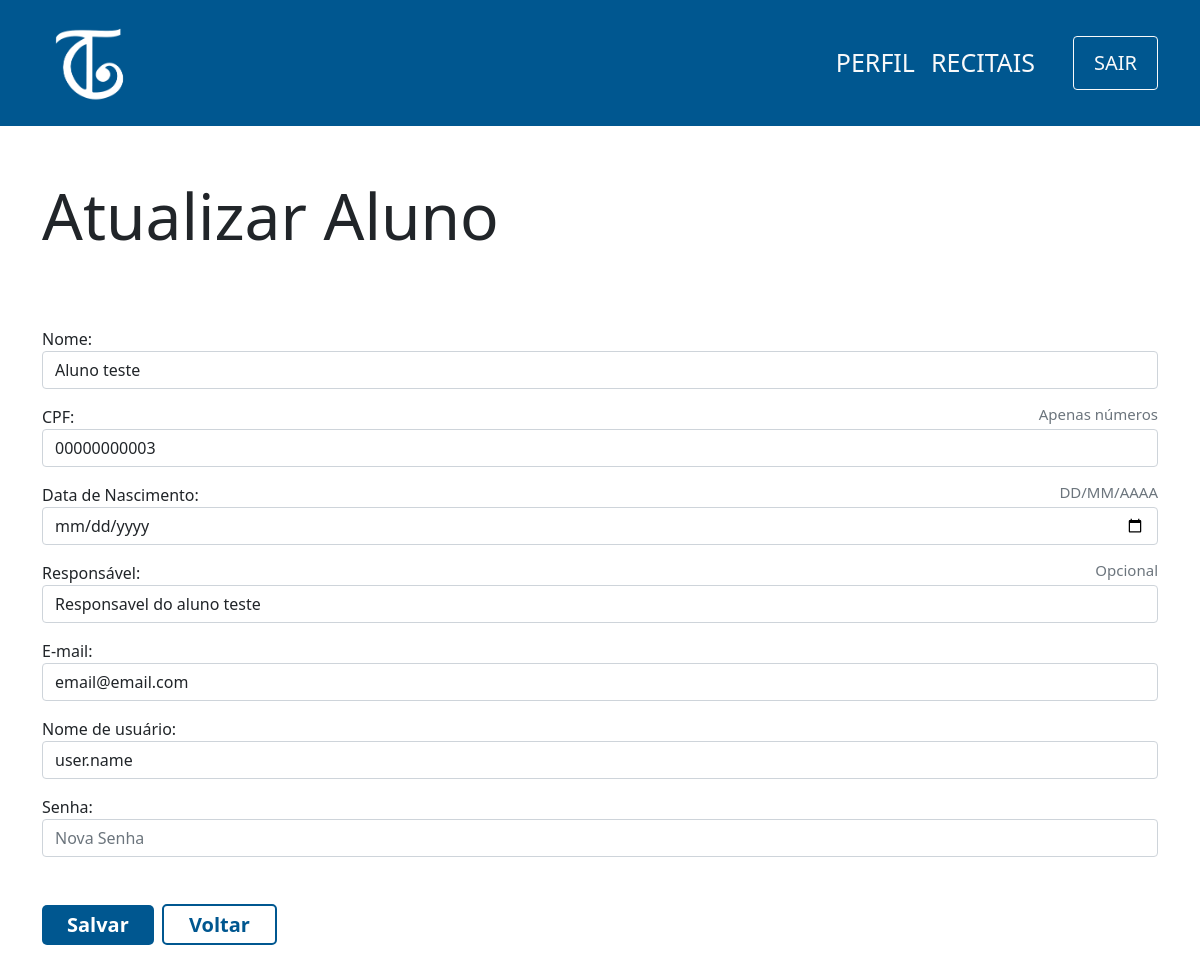
Page /view/aluno/edit.php?id=2 on the earlier database version.
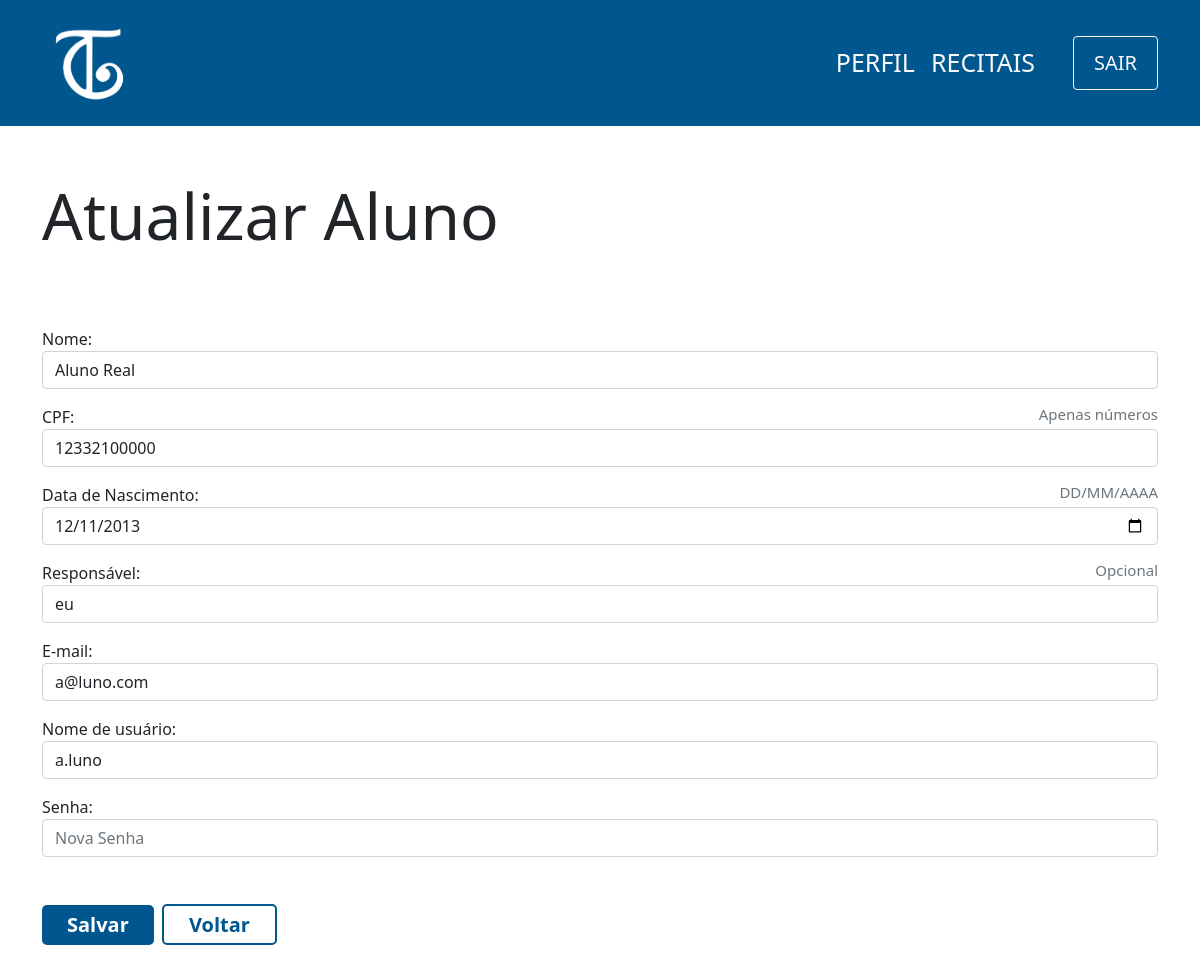
Same page on the later database version.
### tables this page shows
CREATE TABLE aluno(
                id INTEGER PRIMARY KEY,
                cpf varchar(11) not null,
                nome varchar(100) not null,
                username varchar(100) not null,
                responsavel varchar(100),
                data_nasc date not null,
                senha varchar(100) not null,
                email varchar(100) not null                    
            );

### controller/aluno/edit.php (called while the page is built)
<?php
    require '../../db/connection.php';
    if(isset($_GET['id'])){
        $id = $_GET['id'];
        try {
            $sql=$db->prepare('SELECT * FROM aluno WHERE id=:id');
            $sql->bindParam(':id',$id);
            $sql->execute();
            $aluno=$sql->fetch();
        } catch (PDOException $e) {
            echo 'Erro ao executar comando no banco de dados: ' . $e->getMessage();
            exit();
        }
    } else {
        header('Location:../../view/aluno/index.php');
    }
?>

### view/aluno/edit.php (the view, shortened to what this page needs)
<?php
    include '../../layouts/navbar.php';
    include '../../controller/aluno/edit.php';
?>
<div class="container">
    <div class="row mt-5">
        <h1 class="mt-1 display-3">Atualizar Aluno</h1>
        <form class="mt-5" action="../../controller/aluno/update.php" method="POST">
            <?php
            echo '
                <div class="form-group mt-3">
                    <label for="nome">Nome: </label>
                    <input type="text" class="form-control" id="nome" name="nome" value="'.$aluno['nome'].'" required placeholder="Nome do Aluno">
                </div>
                <div class="form-group mt-3">
                <label for="cpf" class="d-flex justify-content-between">
                    <span>CPF:</span>
                    <span class="text-muted display-3" style="font-size:15px;">Apenas números</span>
                    </label>
                    <input type="text" class="form-control" id="cpf" name="cpf" minlength="11" maxlength="11" value="'.$aluno['cpf'].'" required placeholder="00000000000">
                </div>
                <div class="form-group mt-3">
                    <label for="dataNasc" class="d-flex justify-content-between">
                    <span>Data de Nascimento:</span>
                    <span class="text-muted display-3" style="font-size:15px;">DD/MM/AAAA</span>
                    </label>
                    <input type="date" class="form-control" id="dataNasc" name="dataNasc" value="'.$aluno['data_nasc'].'" required>
                </div>
                <div class="form-group mt-3">
                    <label for="responsavel" class="d-flex justify-content-between">
                    <span>Responsável:</span>
                    <span class="text-muted display-3" style="font-size:15px;">Opcional</span>
                    </label>
                    <input type="text" class="form-control" id="responsavel" name="responsavel" value="'.$aluno['responsavel'].'" placeholder="Nome do Responsável">
                </div>
                <div class="form-group mt-3">
                    <label for="email">E-mail:</label>
                    <input type="email" class="form-control" id="email" name="email" value="'.$aluno['email'].'" placeholder="exemplo@email.com">
                </div>
                <div class="form-group mt-3">
                    <label for="username">Nome de usuário:</label>
                    <input type="text" class="form-control" id="username" name="username" value="'.$aluno['username'].'" placeholder="Nome de usuário">
                </div>
                <div class="form-group mt-3">
                    <label for="senha">Senha:</label>
                    <input type="text" class="form-control" id="senha" name="senha" placeholder="Nova Senha" required>
                </div>
                <input type="hidden" class="form-control" id="id" name="id" value="'.$aluno['id'].'">
                <div class=" mt-5 mb-5">
                    <button type="submit" class="btn-principal">Salvar</button>
                    <span class="btn-secundario mx-1">
                        <a href="index.php" style="text-decoration:none;color:#005790">Voltar</a>
                    </span>
                </div>
                ';
            ?>
        </form>
    </div>
</div>

Differences in the rows shown:
changed aluno: nome "Aluno teste" → "Aluno Real"; cpf "00000000003" → "12332100000"; dataNasc (not shown) → "12/11/2013"; responsavel "Responsavel do aluno teste" → "eu"; email "email@email.com" → "a@luno.com"; username "user.name" → "a.luno"
